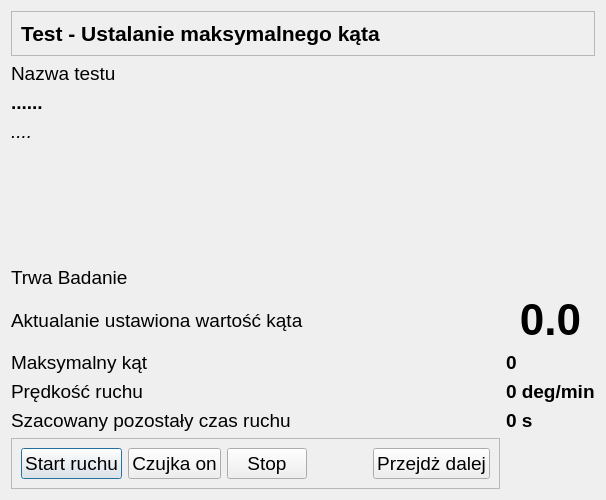
<?xml version="1.0" encoding="UTF-8"?>
<ui version="4.0">
 <class>OknoBadaniaMaksymalnegoKata</class>
 <widget class="QDialog" name="OknoBadaniaMaksymalnegoKata">
  <property name="geometry">
   <rect>
    <x>0</x>
    <y>0</y>
    <width>606</width>
    <height>500</height>
   </rect>
  </property>
  <property name="minimumSize">
   <size>
    <width>600</width>
    <height>500</height>
   </size>
  </property>
  <property name="maximumSize">
   <size>
    <width>1920</width>
    <height>1200</height>
   </size>
  </property>
  <property name="font">
   <font>
    <family>Arial</family>
    <pointsize>14</pointsize>
   </font>
  </property>
  <property name="windowTitle">
   <string>Test niewspółosiowości</string>
  </property>
  <layout class="QGridLayout" name="gridLayout">
   <item row="3" column="0" colspan="2">
    <widget class="QLabel" name="testName">
     <property name="font">
      <font>
       <family>Arial</family>
       <pointsize>14</pointsize>
       <bold>true</bold>
      </font>
     </property>
     <property name="text">
      <string>......</string>
     </property>
    </widget>
   </item>
   <item row="7" column="1">
    <widget class="QLabel" name="kat">
     <property name="font">
      <font>
       <family>Arial</family>
       <pointsize>33</pointsize>
       <bold>true</bold>
      </font>
     </property>
     <property name="text">
      <string>0.0</string>
     </property>
     <property name="alignment">
      <set>Qt::AlignCenter</set>
     </property>
    </widget>
   </item>
   <item row="7" column="0">
    <widget class="QLabel" name="ekat">
     <property name="font">
      <font>
       <family>Arial</family>
       <pointsize>14</pointsize>
      </font>
     </property>
     <property name="text">
      <string>Aktualanie ustawiona wartość kąta</string>
     </property>
    </widget>
   </item>
   <item row="1" column="0" colspan="2">
    <widget class="QFrame" name="frame">
     <property name="frameShape">
      <enum>QFrame::StyledPanel</enum>
     </property>
     <property name="frameShadow">
      <enum>QFrame::Raised</enum>
     </property>
     <layout class="QHBoxLayout" name="horizontalLayout">
      <item>
       <widget class="QLabel" name="label_2">
        <property name="font">
         <font>
          <family>Arial</family>
          <pointsize>16</pointsize>
          <bold>true</bold>
         </font>
        </property>
        <property name="text">
         <string>Test - Ustalanie maksymalnego kąta</string>
        </property>
       </widget>
      </item>
     </layout>
    </widget>
   </item>
   <item row="9" column="1">
    <widget class="QLabel" name="speed">
     <property name="font">
      <font>
       <family>Arial</family>
       <pointsize>14</pointsize>
       <bold>true</bold>
      </font>
     </property>
     <property name="text">
      <string>0 deg/min</string>
     </property>
    </widget>
   </item>
   <item row="5" column="0">
    <spacer name="verticalSpacer">
     <property name="orientation">
      <enum>Qt::Vertical</enum>
     </property>
     <property name="sizeHint" stdset="0">
      <size>
       <width>20</width>
       <height>40</height>
      </size>
     </property>
    </spacer>
   </item>
   <item row="2" column="0">
    <widget class="QLabel" name="label">
     <property name="font">
      <font>
       <family>Arial</family>
       <pointsize>14</pointsize>
      </font>
     </property>
     <property name="text">
      <string>Nazwa testu</string>
     </property>
     <property name="alignment">
      <set>Qt::AlignLeading|Qt::AlignLeft|Qt::AlignVCenter</set>
     </property>
    </widget>
   </item>
   <item row="9" column="0">
    <widget class="QLabel" name="label_3">
     <property name="font">
      <font>
       <family>Arial</family>
       <pointsize>14</pointsize>
      </font>
     </property>
     <property name="text">
      <string>Prędkość ruchu</string>
     </property>
    </widget>
   </item>
   <item row="10" column="1">
    <widget class="QLabel" name="szacowanyczas">
     <property name="font">
      <font>
       <family>Arial</family>
       <pointsize>14</pointsize>
       <bold>true</bold>
      </font>
     </property>
     <property name="text">
      <string>0 s</string>
     </property>
    </widget>
   </item>
   <item row="6" column="0" colspan="2">
    <widget class="QLabel" name="eBadanie">
     <property name="font">
      <font>
       <family>Arial</family>
       <pointsize>14</pointsize>
      </font>
     </property>
     <property name="text">
      <string>Trwa Badanie</string>
     </property>
     <property name="wordWrap">
      <bool>true</bool>
     </property>
    </widget>
   </item>
   <item row="4" column="0" colspan="2">
    <widget class="QLabel" name="nazwaPodTestu">
     <property name="font">
      <font>
       <family>Arial</family>
       <pointsize>14</pointsize>
       <italic>true</italic>
      </font>
     </property>
     <property name="text">
      <string>....</string>
     </property>
    </widget>
   </item>
   <item row="8" column="1">
    <widget class="QLabel" name="maxkat">
     <property name="font">
      <font>
       <family>Arial</family>
       <pointsize>14</pointsize>
       <bold>true</bold>
      </font>
     </property>
     <property name="text">
      <string>0</string>
     </property>
    </widget>
   </item>
   <item row="8" column="0">
    <widget class="QLabel" name="emaxkat">
     <property name="font">
      <font>
       <family>Arial</family>
       <pointsize>14</pointsize>
      </font>
     </property>
     <property name="text">
      <string>Maksymalny kąt</string>
     </property>
    </widget>
   </item>
   <item row="10" column="0">
    <widget class="QLabel" name="eCzas">
     <property name="font">
      <font>
       <family>Arial</family>
       <pointsize>14</pointsize>
      </font>
     </property>
     <property name="text">
      <string>Szacowany pozostały czas ruchu</string>
     </property>
    </widget>
   </item>
   <item row="12" column="0">
    <widget class="QFrame" name="frameDebug">
     <property name="frameShape">
      <enum>QFrame::StyledPanel</enum>
     </property>
     <property name="frameShadow">
      <enum>QFrame::Raised</enum>
     </property>
     <layout class="QHBoxLayout" name="horizontalLayout_2">
      <item>
       <widget class="QPushButton" name="pbStartRuchu">
        <property name="text">
         <string>Start ruchu</string>
        </property>
       </widget>
      </item>
      <item>
       <widget class="QPushButton" name="pbCzujkaOn">
        <property name="text">
         <string>Czujka on</string>
        </property>
       </widget>
      </item>
      <item>
       <widget class="QPushButton" name="pbStop">
        <property name="text">
         <string>Stop</string>
        </property>
       </widget>
      </item>
      <item>
       <spacer name="horizontalSpacer">
        <property name="orientation">
         <enum>Qt::Horizontal</enum>
        </property>
        <property name="sizeHint" stdset="0">
         <size>
          <width>40</width>
          <height>20</height>
         </size>
        </property>
       </spacer>
      </item>
      <item>
       <widget class="QPushButton" name="pbDalej">
        <property name="text">
         <string>Przejdż dalej</string>
        </property>
       </widget>
      </item>
     </layout>
    </widget>
   </item>
  </layout>
 </widget>
 <resources/>
 <connections/>
</ui>
